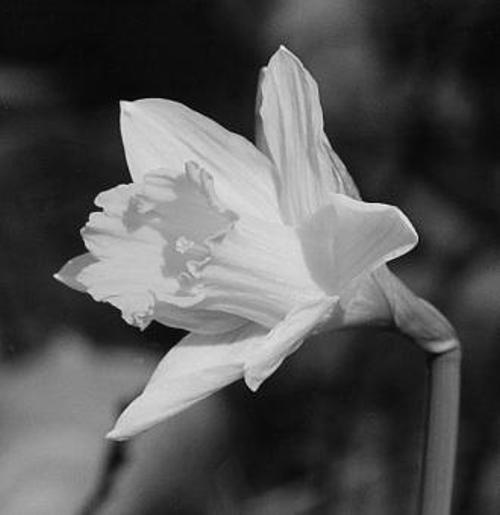
#> input picture pic/demo.png, 500 x 515 px, found by its file name
$ python 'class13_图像二值化.py'
#> lines starting #> are read from the running program, lines starting #| are printed output that depends on the picture; after the words box and inside, x2 and y2 are one past the last pixel; in counts of white or black regions, pixels touching at a corner belong together; long printed decimals are rounded
#> further down, src is the input picture: shape (515, 500, 3); min 1, max 247, mean 84.1
#二值化图像即把图片变为0~1
#图像二值化方法：全局阈值，局部阈值
#opencv 中图像二值化的方法   OTSU  Triangle  自动与手动  自适应阈值
import cv2 as cv
import numpy as np

#全局阈值
def threshold_demo(image):
    gray = cv.cvtColor(image,cv.COLOR_BGR2GRAY)#变为灰度图
    ret,binary = cv.threshold(gray,0,255,cv.THRESH_BINARY | cv.THRESH_OTSU)#cv.THRESH_BINARY根据阈值把图像进行二值化，cv.THRESH_OTSU二值化的方法
    #ret, binary = cv.threshold(gray, 0, 255, cv.THRESH_TOZERO | cv.THRESH_OTSU)#截断效果  THRESH_TRIANGLE对于直方图有单个波峰的时候效果非常好，一开始用于分割生物学细胞图像
    #ret, binary = cv.threshold(gray, 174, 255, cv.THRESH_TOZERO )#手动指定阈值   截断效果
    print("threshold value %s"%ret)
    cv.imshow("binary",binary)


#局部阈值
def local_threshold(image):
    gray = cv.cvtColor(image, cv.COLOR_BGR2GRAY)  # 变为灰度图
    #cv.imshow("dst", gray)
    dst = cv.adaptiveThreshold(gray,255,cv.ADAPTIVE_THRESH_GAUSSIAN_C,cv.THRESH_BINARY,blockSize=25,C=10)#255位最大值   ADAPTIVE_THRESH_GAUSSIAN_C局部二值化方法   blockSize必须为奇数  C为像素块的均值，若其他的值减去均值>10确定为白色或黑色，可以防止局部的噪声影响
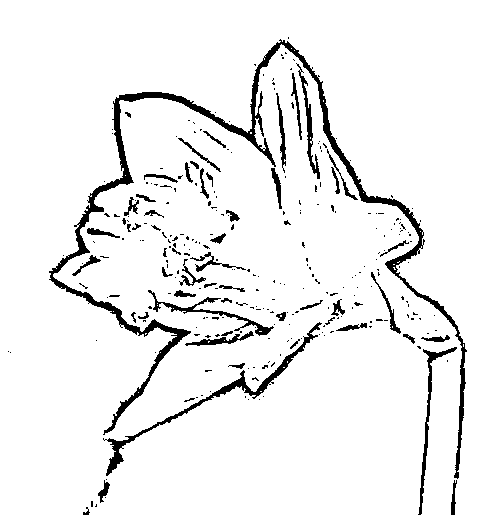
#> dst: shape (515, 500); 93.8% white; 288 black regions (231 under 20 px), largest, box (x1, y1, x2, y2) and area: (49, 39, 467, 479) 7289, (103, 322, 322, 476) 1515, (418, 347, 457, 515) 664
    dst2 = cv.adaptiveThreshold(gray,255,cv.ADAPTIVE_THRESH_MEAN_C,cv.THRESH_BINARY,blockSize=25,C=10)
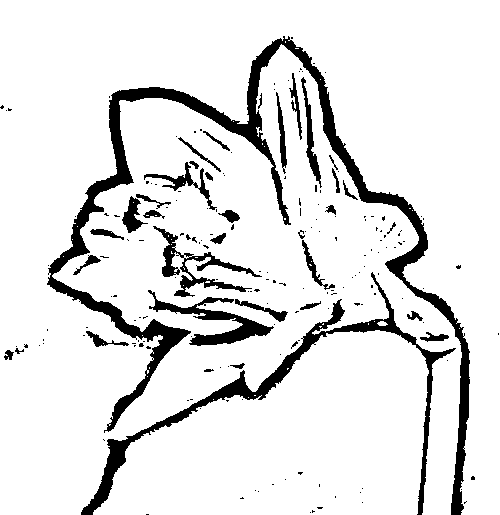
#> dst2: shape (515, 500); 89.2% white; 193 black regions (157 under 20 px), largest, box (x1, y1, x2, y2) and area: (47, 36, 470, 515) 13831, (81, 272, 456, 515) 5416, (148, 290, 274, 346) 1825
    cv.imshow("ADAPTIVE_THRESH_GAUSSIAN_C", dst)
    cv.imshow("ADAPTIVE_THRESH_MEAN_C", dst2)


def custom_threshold(image):
    gray = cv.cvtColor(image, cv.COLOR_BGR2GRAY)  # 变为灰度图
    h,w = gray.shape[:2]
#> h = 515; w = 500
    m = np.reshape(gray,[1,w*h])# 将gray转变为一维数组
    mean = m.sum()/(w*h) #计算平均值
#> mean = 84.1
    print("mean",mean)
#| mean 84.098
    ret,binary = cv.threshold(gray,mean,255, cv.THRESH_BINARY)
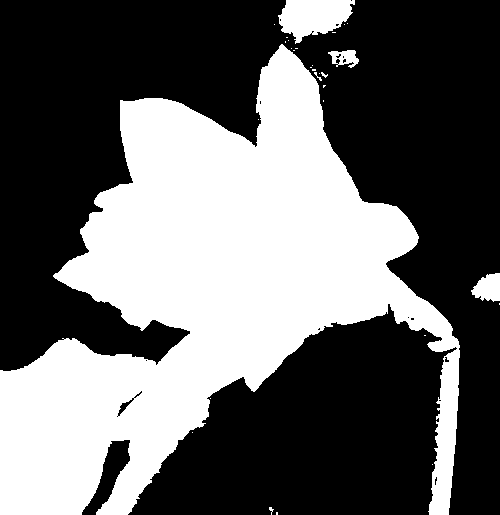
#> binary: shape (515, 500); 39.9% white; 30 white regions (25 under 20 px), largest, box (x1, y1, x2, y2) and area: (0, 44, 460, 515) 99455, (278, 0, 355, 44) 2222, (471, 273, 500, 302) 601, (328, 50, 359, 68) 328, (314, 72, 322, 81) 21
#> ret = 84
    cv.imshow("custom_threshold",binary)


#读取图片,读取的数据为numpy的多元数组
src = cv.imread('F:\software\pic\Aluminum_alloy/pic/demo.png')
#opencv命名
cv.namedWindow("input image",cv.WINDOW_AUTOSIZE)
#显示图片
cv.imshow("input image",src)
local_threshold(src)
custom_threshold(src)
#等待用户响应
cv.waitKey(0)
#释放所有的类层
cv.destroyAllWindows()
